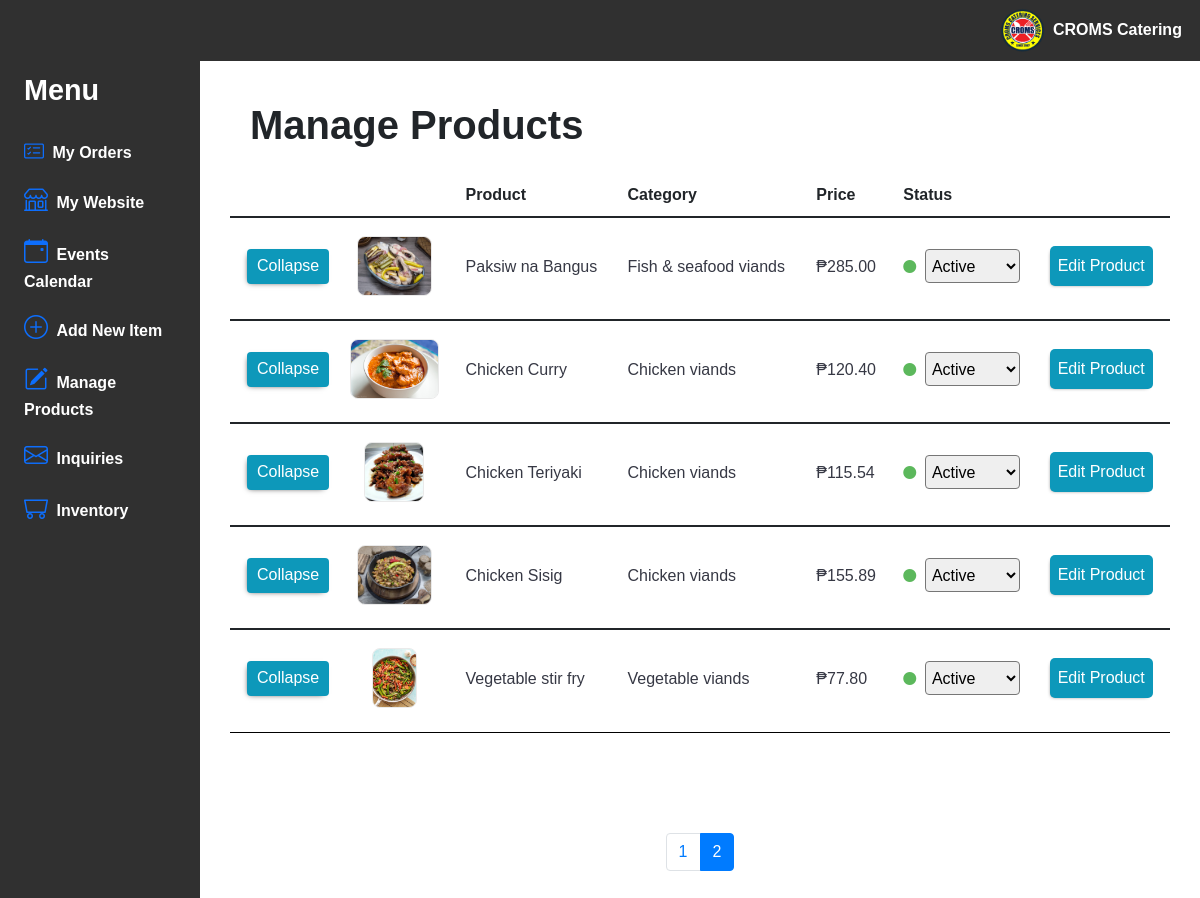
Page /PHP/admin/manageProducts.php?page=2 (signed in) on the committed database.
### tables this page shows
CREATE TABLE `products` (
  `prodId` int(11) NOT NULL,
  `prodName` varchar(255) NOT NULL,
  `prodDesc` text DEFAULT NULL,
  `prodCat` varchar(128) DEFAULT NULL,
  `prodPrice` decimal(10,2) NOT NULL,
  `prodImage` varchar(512) DEFAULT NULL,
  `prodStatus` varchar(128) DEFAULT 'draft',
  `prodCreated_at` timestamp NOT NULL DEFAULT current_timestamp(),
  `prodUpdated_at` timestamp NOT NULL DEFAULT current_timestamp() ON UPDATE current_timestamp()
);

### includes/showProducts.inc.php (the view, shortened to what this page needs)
<?php
	function displayProducts(){
		require_once '../../includes/database.inc.php';
			$results_per_page = 8;
			$current_page = isset($_GET['page']) ? $_GET['page'] : 1;
			$start_index = ($current_page - 1) * $results_per_page;
			$query = "SELECT * FROM products ORDER BY prodId ASC LIMIT $start_index, $results_per_page";
			$result = mysqli_query($conn, $query);
			if (mysqli_num_rows($result) > 0) {
				while ($row = mysqli_fetch_assoc($result)) {
					$prodPrice = $row['prodPrice'];
					list($monthCA, $dayCA, $yearCA, $timeCA) = formatTimestamp($row['prodCreated_at']);
					list($monthUA, $dayUA, $yearUA, $timeUA) = formatTimestamp($row['prodUpdated_at']);
					echo "
						<tbody>
						<tr class='accordion-toggle'>
							<td style='vertical-align: middle;'><button type='button' data-toggle='collapse' data-target='#product-info-" . $row["prodId"] . "' class='btn btn-others btn-xs'>Collapse</button></td>
							<td style='vertical-align: middle; text-align: center;'>
								<img class='prod-mgmnt-img' src='" .$row['prodImage'] . "' alt='Product img'>
							</td>
							<td style='vertical-align: middle;'>" . ucfirst($row["prodName"]) . "</td>
							<td style='vertical-align: middle;'>" . ucfirst($row["prodCat"]) . "</td>
							<td style='vertical-align: middle;'>₱". number_format($prodPrice, 2, '.', ',') . "</td>";
							echo "<td style='vertical-align: middle;'>";
							iconStatusCheck($row['prodStatus']);
							echo "<select form='prodStatus' class='status' name='changeProdStatus[]' onchange='updateProdStatus()'>";
							if ($row['prodStatus'] == 'active'){
								echo "<option value='active' selected='selected'>Active</option>";
							}else{echo "<option value='active'>Active</option>";}
							echo "</select>";
							echo "</td>";
							echo "<td style='vertical-align: middle;'><button type='button' class='btn btn-others status' data-toggle='modal' data-target='#editProduct-" . $row["prodId"] . "' data-backdrop='static' data-keyboard='false'>Edit Product</button></td>";
							echo "</tr>
								<tr>
									<td colspan='12' class='hiddenRow' style='background: transparent; padding: 0px;'>
									<div class='accordion-body collapse' id='product-info-" . $row["prodId"] . "'>
									<table class='table table-striped table-hover'>
									<thead>
										<tr class='info mb-2'>
											<th>Created at</th>
											<th>Updated at</th>
											<th>Description</th>
										</tr>
									</thead>
							<tbody>
								<tr data-toggle='collapse'  class='accordion-toggle'>
								<td class='col-md-3'>". $monthCA . "-" . $dayCA . "-" . $yearCA . " at " . $timeCA ."</td>
									<td class='col-md-3'>". $monthUA . "-" . $dayUA . "-" . $yearUA . " at " . $timeUA ."</td>
									<td class='col-md-5' style='word-wrap: break-word;min-width: 160px;max-width: 160px;line-height: 1.5em;'>" . $row['prodDesc'] . "</td>
								</tr>
                      		</tbody>
              			</table>
                		</div>
          				</td>
        				</tr>";
					echo "<tr class='spacer'>";
					echo "<td colspan='100'></td>";
					echo "</tr>";
				}
			} else {
				echo "<p style='text-align: center;font-weight:bold;'>No orders for now...<p>";
			}
			return array($results_per_page, $current_page, $conn);
	}
function iconStatusCheck($status){
	if ($status == 'active'){
		echo "<i class='bi bi-circle-fill icon-status' style='color: #5cb85c'></i>";
	}
}

### css/style.css (style rules this page uses)
* { font-family: 'Helvetica', 'Arial', sans-serif; }
body { overflow-y: scroll; margin: 0; position: relative; min-height: 100vh; display: flex; background: linear-gradient(to bottom, #ffffff, #e2e2e2); flex-direction: column; }

### css/addProduct.css (style rules this page uses)
body { overflow-x: hidden; overflow-y:auto; }

### css/manageOrders.css (style rules this page uses)
.custom-table tbody tr:last-child { border-bottom: 1px solid black; }
.custom-table tbody td { color: #363844; font-weight: 400; padding-bottom: 14px; padding-top: 18px; }
.custom-table tbody tr:not(.spacer) { border-radius: 7px; overflow: hidden; -webkit-transition: .3s all ease; -o-transition: .3s all ease; transition: .3s all ease; }
.custom-table tbody tr th, .custom-table tbody tr td { background: transparent; border: none; }
.custom-table tbody tr th:first-child, .custom-table tbody tr td:first-child { border-top-left-radius: 2px; border-bottom-left-radius: 2px; }
.custom-table tbody tr th:last-child, .custom-table tbody tr td:last-child { border-top-right-radius: 2px; border-bottom-right-radius: 2px; }
.custom-table tbody tr.spacer td { padding: 0 !important; height: 10px; border-radius: 0 !important; background: transparent !important; }
.custom-table .btn-others { background-color:#0D98BA; color: white; }
select.status { border-radius: 4px; display: inline-block; font: inherit; padding: 0.4em 0.5em 0.4em 0.1em; }
button.status { padding: 8px 8px 8px 8px; border-radius: 5px; background-color: #face3f; color: #363844; font-weight: 500; border: transparent; transition: background-color 0.3s; box-shadow: -2px 2px 4px -4px #000000; }
.accordion-toggle button[data-toggle="collapse"] { vertical-align: middle; padding: 4.5px 9px; max-width: 8em; margin-top:0; margin-left:5px; margin-right:-10px; box-shadow: -2px 2px 6px -4px #000000; }

### css/manageProducts.css (style rules this page uses)
.prod-mgmnt-img { border: 1px solid #eaeaea; border-radius: 8px; width: auto; height: 60px; }
.icon-status { padding-right: 9px; font-size: small; }

### rows in the picture
products: prodImage (picture), prodName "Paksiw na Bangus", prodCat "Fish & seafood viands", prodPrice "285.00", prodStatus "Active"
products: prodImage (picture), prodName "Chicken Curry", prodCat "Chicken viands", prodPrice "120.40", prodStatus "Active"
products: prodImage (picture), prodName "Chicken Teriyaki", prodCat "Chicken viands", prodPrice "115.54", prodStatus "Active"
products: prodImage (picture), prodName "Chicken Sisig", prodCat "Chicken viands", prodPrice "155.89", prodStatus "Active"
products: prodImage (picture), prodName "Vegetable stir fry", prodCat "Vegetable viands", prodPrice "77.80", prodStatus "Active"
